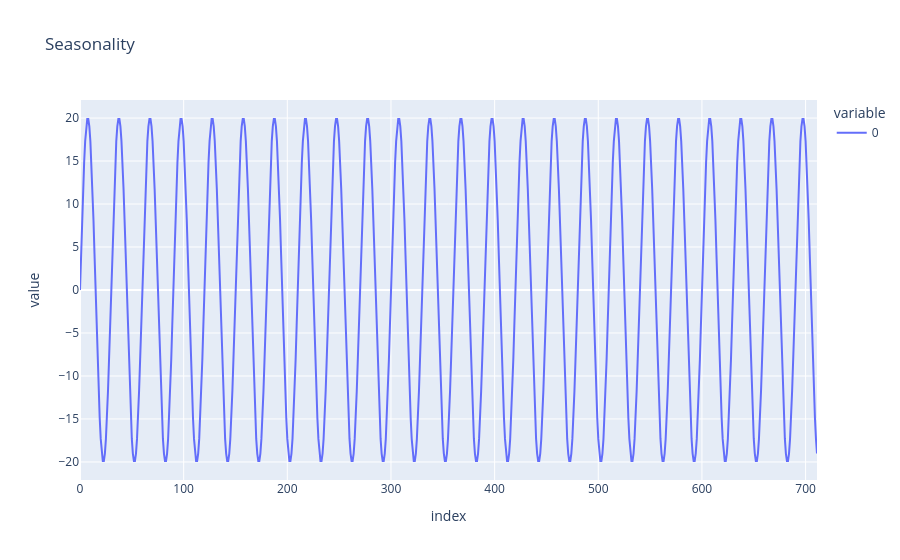

This figure's notebook cell:
### Markdown cell above
Introduce Seasonality

### Code cell
seasonality = 20 * np.sin(2 * np.pi * np.arange(0, 356*2) / 30)
# amplitude * sin(2π * time (711 days) / period (30 days))
fig = px.line(seasonality, title=' Seasonality')
fig.show()

### Figure 1 — Plotly figure (JSON) as saved in the notebook; plotly's stock layout.template omitted (floating-point values rounded to 4 significant figures; data arrays with more than 128 entries replaced by an {"elided": "..."} marker saying what was removed)
{"data": [{"hovertemplate": "variable=0<br>index=%{x}<br>value=%{y}<extra></extra>", "legendgroup": "0", "line": {"color": "#636efa", "dash": "solid"}, "marker": {"symbol": "circle"}, "mode": "lines", "name": "0", "orientation": "v", "showlegend": true, "type": "scatter", "x": {"elided": "712 int values"}, "xaxis": "x", "y": {"elided": "712 float values"}, "yaxis": "y"}], "layout": {"legend": {"title": {"text": "variable"}, "tracegroupgap": 0}, "title": {"text": " Seasonality"}, "xaxis": {"anchor": "y", "domain": [0, 1], "title": {"text": "index"}}, "yaxis": {"anchor": "x", "domain": [0, 1], "title": {"text": "value"}}}}
